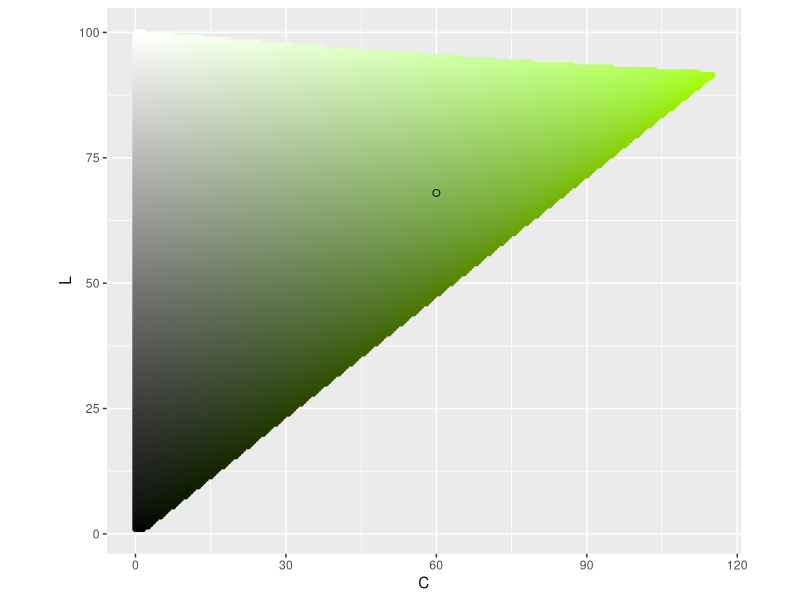
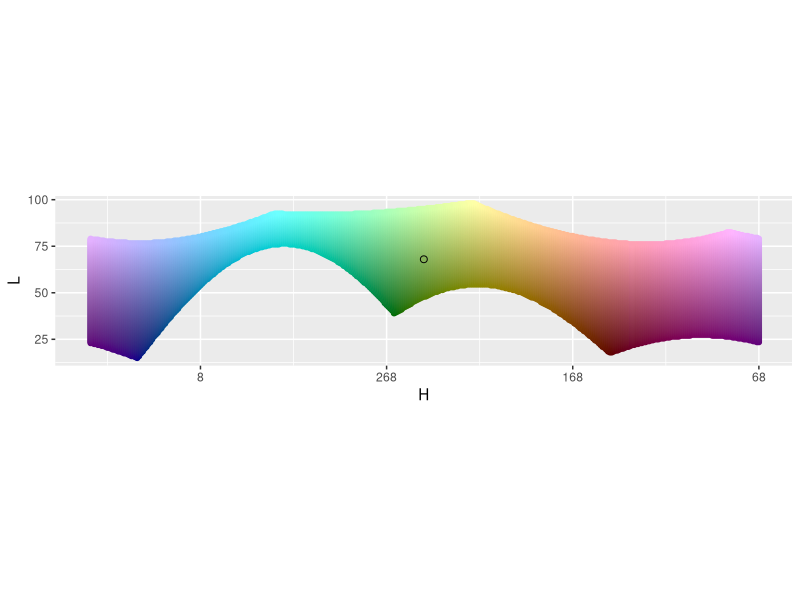
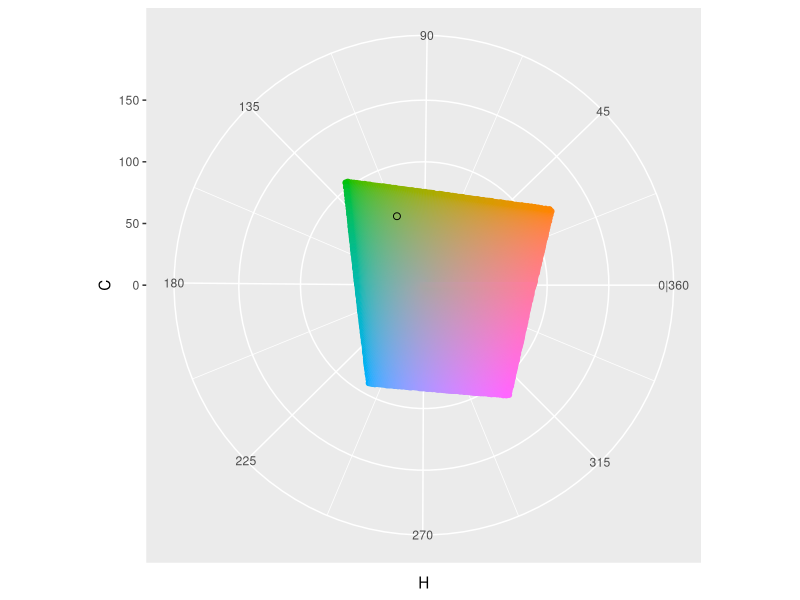
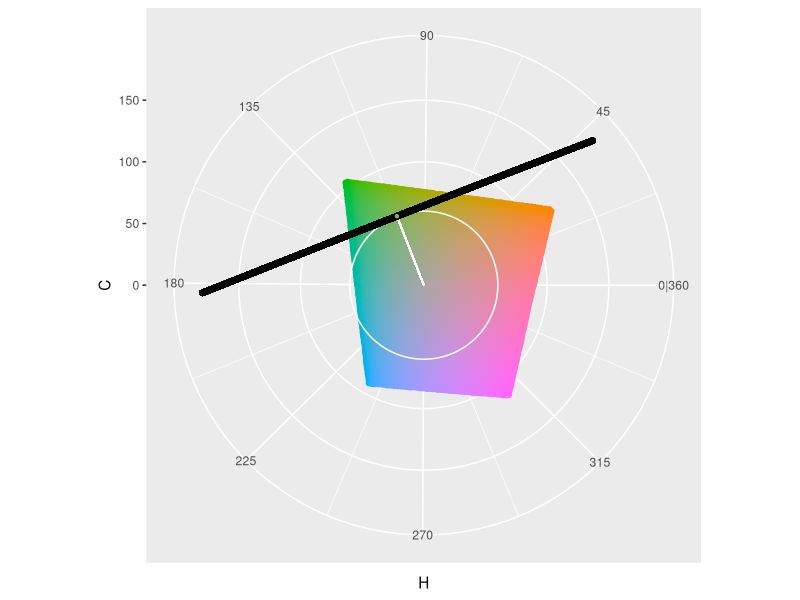
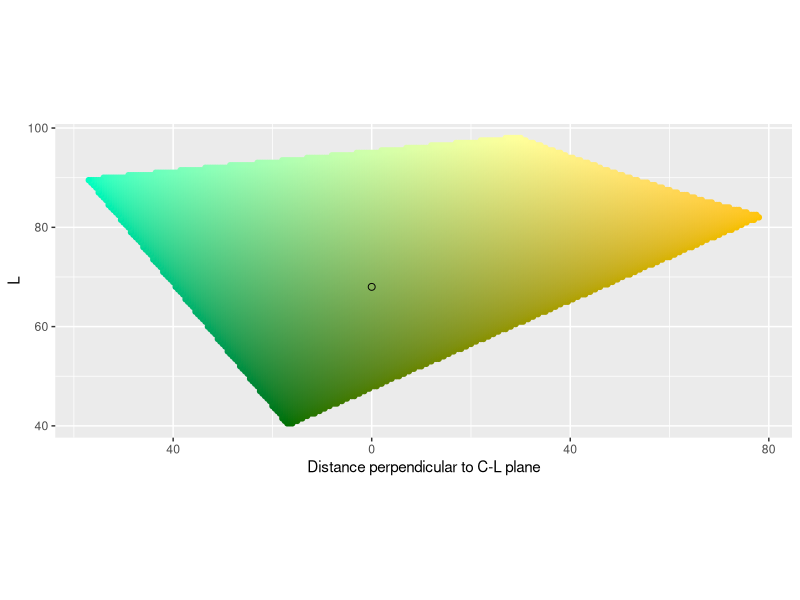
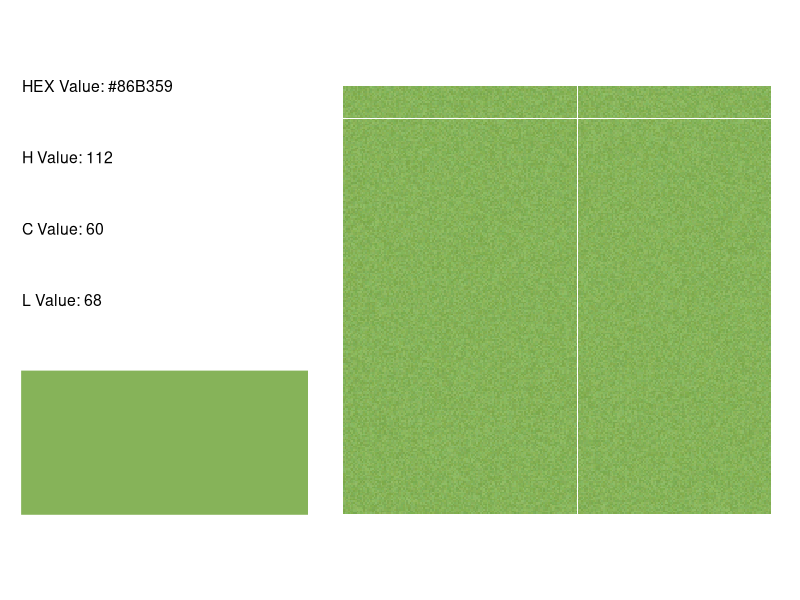
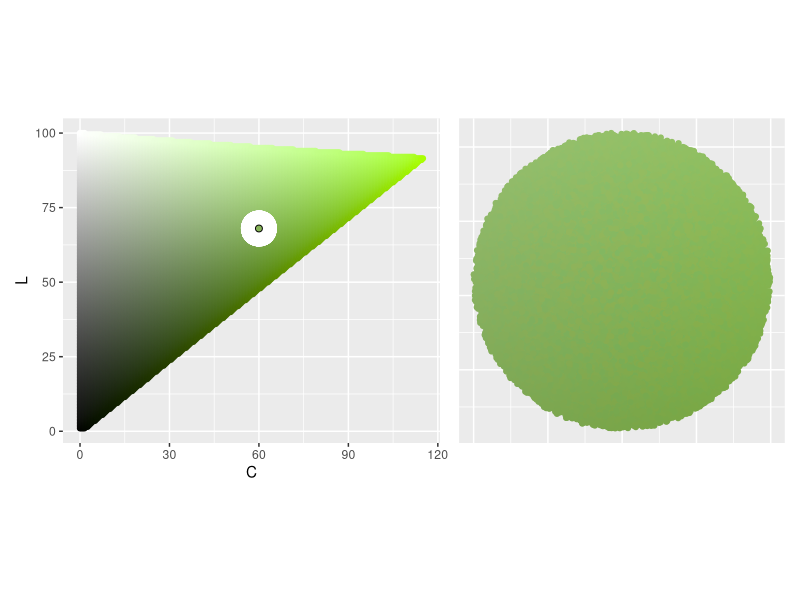
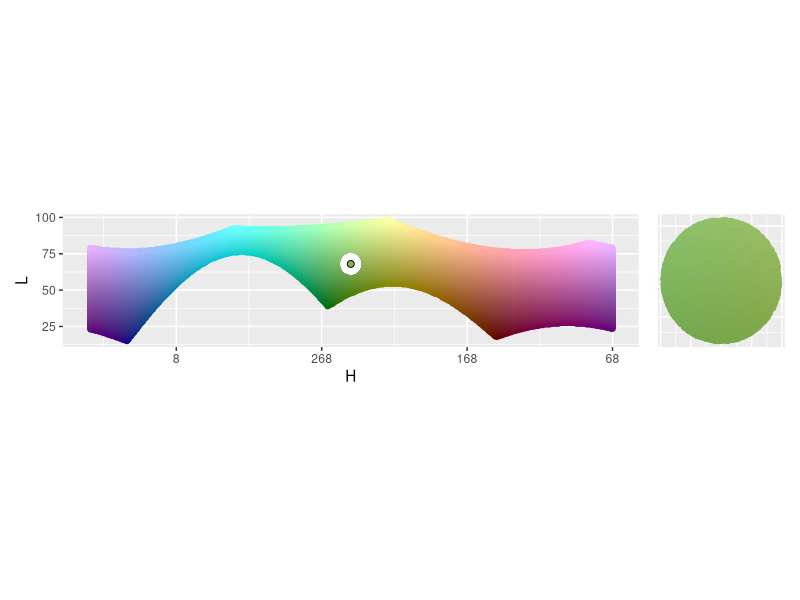

Reproduce these figures in R, in order. (Note: a time limit stopped this script after it produced the figures.)
##---------
# Libraries
##---------
library(tidyverse)
library(patchwork)
library(colorspace)

##------------
# Pick a color
##------------
H_point <- 112
C_point <- 60
L_point <- 68

color_hex <- hcl(H_point, 
                 C_point,
                 L_point,
                 fixup = FALSE)

color_points <- data.frame(x = C_point * cos(H_point * pi/180),
                           y = C_point * sin(H_point * pi/180),
                           z = L_point,
                           H = H_point,
                           C = C_point,
                           L = L_point,
                           color_value = color_hex,
                           perpendicular_from_C_L = 0,
                           parallel_along_C_L = 0,
                           row_value = 0,
                           col_value = 0)

##--------------------------------
# See color in H, C, L color space 
##--------------------------------
# C-L Plane ----
get_C_L_plane <- function(H_point) {
  expand_grid(H = H_point,
              C = seq(0, 180, .5),
              L = seq(1, 100, .5)) %>%
    mutate(color_value = hcl(H, C, L, fixup = FALSE)) %>%
    filter(!is.na(color_value))
}
C_L_plane <- get_C_L_plane(H_point)

graph_C_L_plane <- function(C_L_plane, color_points, color_hex) {
  ggplot() +
    geom_point(data = C_L_plane,
               aes(C, L, color = color_value, fill = color_value)) +
    geom_point(data = color_points,
               aes(C, L, color = "white", fill = "white")) +
    scale_x_continuous(labels = abs) +
    scale_color_identity() +
    scale_fill_identity() +
    geom_point(aes(x = C_point,
                   y = L_point),
               color = 'black',
               fill = color_hex,
               shape = 21,
               size = 2) +
    coord_equal()
}
graph_C_L_plane(C_L_plane, color_points, color_hex)
ggsave(here::here("output", "color_investigation", "c_l_plane.png"), 
       width = 5, height = max(C_L_plane$L) / max(C_L_plane$C) * 5)

# H-L Curve ----
get_H_L_curve <- function(C_point) {
  expand_grid(H = seq(1, 360, 1),
              C = C_point,
              L = seq(1, 100, .5)) %>%
    mutate(color_value = hcl(H, C, L, fixup = FALSE)) %>%
    filter(!is.na(color_value))
}
H_L_curve <- get_H_L_curve(C_point)

label_H_center <- function(H_point, ...) {
  function(x) {(x + (180 - H_point)) %% 360}
}

graph_H_L_curve <- function(H_L_curve, color_points, color_hex, H_point) {
  ggplot() +
    geom_point(data = H_L_curve,
               aes((H + (180 - H_point)) %% 360, L, 
                   color = color_value, fill = color_value)) +
    geom_point(data = color_points,
               aes((H + (180 - H_point)) %% 360, L, 
                   color = "white", fill = "white")) +
    scale_color_identity() +
    scale_fill_identity() +
    geom_point(aes(x = 180, # Because we rotated points to not drop over edge
                   y = L_point),
               color = 'black',
               fill = color_hex,
               shape = 21,
               size = 2) +
    scale_x_reverse('H', # Like you're standing on the inside
                    labels = label_H_center(H_point = H_point),
                    limits = c(360, 0)) +
    coord_equal()
}
graph_H_L_curve(H_L_curve, color_points, color_hex, H_point)
ggsave(here::here("output", "color_investigation", "h_l_curve.png"), 
       width = 5, height = max(H_L_curve$L) / max(H_L_curve$H) * 5)

# H-C plane ----
get_H_C_plane <- function(L_point){
  expand_grid(H = seq(1, 360, 1),
              C = seq(0, 180, .5),
              L = L_point) %>%
    mutate(color_value = hcl(H, C, L, fixup = FALSE)) %>%
    filter(!is.na(color_value))
}
H_C_plane <- get_H_C_plane(L_point)

graph_H_C_plane <- function(H_C_plane, color_points, color_hex) {
  ggplot() +
    geom_point(data = H_C_plane,
               aes(H, C, color = color_value, fill = color_value)) +
    geom_point(data = color_points,
               aes(H, C, color = "white", fill = "white")) +
    scale_color_identity() +
    scale_fill_identity() +
    scale_x_continuous(breaks = seq(45, 360, 45),
                       minor_breaks = seq(0, 315, 45) + 45/2,
                       labels = c('45', '90', '135', '180', 
                                  '225', '270', '315', '0|360')) +
    scale_y_continuous(limits = c(0, 180)) +
    geom_point(aes(x = H_point,
                   y = C_point),
               color = 'black',
               fill = color_hex,
               shape = 21,
               size = 2) +
    coord_polar(start = 270 * pi / 180,
                direction = -1)
}
graph_H_C_plane(H_C_plane, color_points, color_hex)
ggsave(here::here("output", "color_investigation", "h_c_plane.png"), 
       width = 5, height = 5)

# C tangent plane ----
C_circle <- data.frame(H = seq(1, 360),
                       C = C_point,
                       color_value = "white")
C_tangent_plane <- expand_grid(x = C_point, # Plane perpendicular to H at C
                       perpendicular_from_C_L = 
                         seq(-sqrt(180^2 - C_point^2), sqrt(180^2 - C_point^2)),
                       L = seq(1, 100, 1)) %>%
  mutate(x_rotate = x * cos(H_point * pi/180) -  # rotate
           perpendicular_from_C_L * sin(H_point * pi/180),
         y_rotate = x * sin(H_point * pi/180) + 
           perpendicular_from_C_L * cos(H_point * pi/180)) %>%
  mutate(x = x_rotate,
         y = y_rotate) %>%
  select(-x_rotate, -y_rotate)  %>%
  mutate(H = (atan2(y, x) * 180/pi) %% 360,
         C = sqrt(x^2 + y^2)) %>%
  mutate(color_value = "white")
ggplot(data = H_C_plane,
       aes(H, C, color = color_value, fill = color_value)) +
  geom_point() +
  scale_color_identity() +
  scale_fill_identity() +
  scale_x_continuous(breaks = seq(45, 360, 45),
                     minor_breaks = seq(0, 315, 45) + 45/2,
                     labels = c('45', '90', '135', '180', 
                                '225', '270', '315', '0|360')) +
  scale_y_continuous(limits = c(0, 180)) +
  geom_path(data = C_circle) +
  geom_segment(x = H_point,
               y = 0,
               xend = H_point,
               yend = C_point,
               col = "white") +
  geom_point(data = C_tangent_plane, col = "black") +
  geom_point(x = H_point,
             y = C_point,
             color = 'black',
             fill = color_hex,
             shape = 21) +
  coord_polar(start = 270 * pi / 180,
              direction = -1)
ggsave(here::here("output", "color_investigation", "c_tangent_plane_setup.png"), 
       width = 5, height = 5)

get_C_tangent_plane <- function(H_point, C_point) {
  expand_grid(x = C_point, # Plane perpendicular to H at C
              perpendicular_from_C_L = seq(-180, 180, .5),
              L = seq(1, 100, .5)) %>%
    mutate(x_rotate = x * cos(H_point * pi/180) -  # rotate
             perpendicular_from_C_L * sin(H_point * pi/180),
           y_rotate = x * sin(H_point * pi/180) + 
             perpendicular_from_C_L * cos(H_point * pi/180)) %>%
    mutate(x = x_rotate,
           y = y_rotate) %>%
    select(-x_rotate, -y_rotate)  %>%
    mutate(H = (atan2(y, x) * 180/pi) %% 360,
           C = sqrt(x^2 + y^2)) %>%
    mutate(color_value = hcl(H, C, L, fixup = FALSE)) %>%
    filter(!is.na(color_value))
}
C_tangent_plane <- get_C_tangent_plane(H_point, C_point)

graph_C_tangent_plane <- function(C_tangent_plane, color_points, color_hex) {
  ggplot() +
    geom_point(data = C_tangent_plane,
               aes(perpendicular_from_C_L, L, 
                   color = color_value, fill = color_value)) +
    geom_point(data = color_points,
               aes(perpendicular_from_C_L, L, 
                   color = "white", fill = "white")) +
    scale_color_identity() +
    scale_fill_identity() +
    scale_x_reverse("Distance perpendicular to C-L plane",
                    labels = abs) +
    geom_point(aes(x = 0,
                   y = L_point),
               color = 'black',
               fill = color_hex,
               shape = 21,
               size = 2) +
    coord_equal()
}
graph_C_tangent_plane(C_tangent_plane, color_points, color_hex)
ggsave(here::here("output", "color_investigation", "c_tangent_plane.png"), 
       width = 5, height = max(C_tangent_plane$perpendicular_from_C_L) /
         max(C_tangent_plane$L) * 5)

##------
# Sphere
##------
radius <- 5
n_points <- 250^2

color_points <- data.frame(x = rnorm(n = n_points),
                           y = rnorm(n = n_points),
                           z = rnorm(n = n_points),
                           U = runif(n = n_points)^(1/3)) %>%
  mutate(normalize = sqrt(x^2 + y^2 + z^2)) %>%
  mutate(x = x * U / normalize,
         y = y * U / normalize,
         z = z * U / normalize) %>%
  select(-U, -normalize) %>% # have random points in a sphere here
  mutate(x = x * radius, # stretch
         y = y * radius,
         z = z * radius) %>%
  mutate(x = x + C_point * cos(H_point * pi/180), # move
         y = y + C_point * sin(H_point * pi/180),
         z = z + L_point) %>%
  mutate(H = (atan2(y, x) * 180/pi) %% 360,
         C = sqrt(x^2 + y^2),
         L = z) %>%
  mutate(color_value = hcl(H, C, L, fixup = FALSE)) %>%
  mutate(perpendicular_from_C_L = x * sin(-H_point * pi/180) + 
           y * cos(-H_point * pi/180),
         parallel_along_C_L = x * cos(-H_point * pi/180) - 
           y * sin(-H_point * pi/180)) %>%
  mutate(row_value = sample(row_number(), n()),
         col_value = ceiling(row_value / sqrt(n_points))) %>%
  mutate(row_value = (row_value %% sqrt(n_points)) + 1)

graph_info <- function(H_point, C_point, L_point) {
  color_hex <- hcl(H_point, 
                   C_point,
                   L_point,
                   fixup = FALSE)
  
  ggplot() +
    geom_rect(aes(xmin = 0, xmax = 1,
                  ymin = 0, ymax = .5), col = color_hex, fill = color_hex) +
    geom_text(data = data.frame(x = 0,
                                y = seq(1.5, .75, -.25),
                                label = c(paste("HEX Value:", color_hex), 
                                          paste("H Value:", H_point),
                                          paste("C Value:", C_point),
                                          paste("L Value:", L_point))),
              aes(x, y, label = label), hjust = 0, size = 4) +
    coord_equal() +
    theme_void()
}

graph_sample <- function(color_points) {
  ggplot(data = color_points,
         aes(x = row_value,
             y = col_value,
             fill = color_value)) +
    geom_tile() +
    coord_equal() +
    scale_fill_identity() +
    theme_void()
}

p1 <- graph_info(H_point, C_point, L_point)
p2 <- graph_sample(color_points)
p1 + p2
ggsave(here::here("output", "color_investigation", "sphere_info.png"), 
       width = 5, height = 3)


graph_C_L <- function(color_points) {
  ggplot(data = color_points, aes(C, L, 
                                  col = color_value, fill = color_value)) +
    geom_point() +
    scale_color_identity() +
    scale_fill_identity() +
    coord_equal() +
    theme(axis.line=element_blank(), axis.text.x=element_blank(),
          axis.text.y=element_blank(), axis.ticks=element_blank(),
          axis.title.x=element_blank(), axis.title.y=element_blank())
}

p1 <- graph_C_L_plane(C_L_plane, color_points, color_hex)
p2 <- graph_C_L(color_points)
p1 + p2
ggsave(here::here("output", "color_investigation", "sphere_c_l.png"), 
       width = 5, height = 2.5)

graph_H_L <- function(color_points, H_point) {
  ggplot(data = color_points, aes((H + (180 - H_point)) %% 360, L, 
                                  col = color_value, fill = color_value)) +
    geom_point() +
    scale_color_identity() +
    scale_fill_identity() +
    scale_x_reverse() +
    coord_equal() +
    theme(axis.line=element_blank(), axis.text.x=element_blank(),
          axis.text.y=element_blank(), axis.ticks=element_blank(),
          axis.title.x=element_blank(), axis.title.y=element_blank())
}

p1 <- graph_H_L_curve(H_L_curve, color_points, color_hex, H_point)
p2 <- graph_H_L(color_points, H_point)
p1 + p2
ggsave(here::here("output", "color_investigation", "sphere_h_l.png"), 
       width = 5, height = 1.5)

graph_perpendicular_from_C_L <- function(color_points) {
  ggplot(data = color_points, aes(perpendicular_from_C_L, L, 
                                  color = color_value, fill = color_value)) +
    geom_point() +
    scale_color_identity() +
    scale_fill_identity()  +
    scale_x_reverse() +
    coord_equal() +
    theme(axis.line=element_blank(), axis.text.x=element_blank(),
          axis.text.y=element_blank(), axis.ticks=element_blank(),
          axis.title.x=element_blank(), axis.title.y=element_blank())
}

p1 <- graph_C_tangent_plane(C_tangent_plane, color_points, color_hex)
p2 <- graph_perpendicular_from_C_L(color_points)
p1 + p2
ggsave(here::here("output", "color_investigation", "sphere_p_c_l.png"), 
       width = 5, height = 2)

graph_x_y <- function(color_points, H_point) {
  ggplot(data = color_points, aes(x, y, 
                                  col = color_value, fill = color_value)) +
    geom_abline(slope = c(tan(-67.5 * pi/180), 
                          tan(-45 * pi/180), 
                          tan(-22.5 * pi/180),
                          0, 
                          100000,
                          tan(22.5 * pi/180), 
                          tan(45 * pi/180), 
                          tan(67.5 * pi/180)), 
                intercept = 0,
                color = "white") +
    geom_abline(slope = tan(H_point * pi/180), 
                intercept = 0,
                color = "black") +
    geom_point() +
    scale_color_identity() +
    scale_fill_identity() +
    coord_equal() +
    theme(axis.line=element_blank(), axis.text.x=element_blank(),
          axis.text.y=element_blank(), axis.ticks=element_blank(),
          axis.title.x=element_blank(), axis.title.y=element_blank(),
          panel.grid.major=element_blank(), panel.grid.minor=element_blank())
}

p1 <- graph_H_C_plane(H_C_plane, color_points, color_hex)
p2 <- graph_x_y(color_points, H_point)
p1 + p2
ggsave(here::here("output", "color_investigation", "sphere_h_c.png"), 
       width = 5, height = 2.5)

##-------
# Ellipse
##-------
H_radius <- 2.5 # Actually C plane
C_radius <- 5 #
L_radius <- 10 #

color_points <- data.frame(x = rnorm(n = n_points),
                           y = rnorm(n = n_points),
                           z = rnorm(n = n_points),
                           U = runif(n = n_points)^(1/3)) %>%
  mutate(normalize = sqrt(x^2 + y^2 + z^2)) %>%
  mutate(x = x * U / normalize,
         y = y * U / normalize,
         z = z * U / normalize) %>%
  select(-U, -normalize) %>% # have random points in a sphere here
  mutate(x = x * C_radius, # stretch
         y = y * H_radius,
         z = z * L_radius) %>%
  mutate(x_turn = x * cos(H_point * pi/180) - 
           y * sin(H_point * pi/180), # rotate
         y_turn = x * sin(H_point * pi/180) + 
           y * cos(H_point * pi/180)) %>%
  mutate(x = x_turn,
         y = y_turn) %>%
  select(-x_turn, -y_turn) %>%
  mutate(x = x + C_point * cos(H_point * pi/180), # move
         y = y + C_point * sin(H_point * pi/180),
         z = z + L_point) %>%
  mutate(H = (atan2(y, x) * 180/pi) %% 360,
         C = sqrt(x^2 + y^2),
         L = z) %>%
  filter(L >= 0 & L <= 100 & C >= 0) %>%
  mutate(color_value = hcl(H, C, L, fixup = FALSE)) %>%
  mutate(perpendicular_from_C_L = x * sin(-H_point * pi/180) + 
           y * cos(-H_point * pi/180),
         parallel_along_C_L = x * cos(-H_point * pi/180) - 
           y * sin(-H_point * pi/180)) %>%
  mutate(row_value = sample(row_number(), n()),
         col_value = ceiling(row_value / sqrt(n_points))) %>%
  mutate(row_value = (row_value %% sqrt(n_points)) + 1)

p1 <- graph_info(H_point, C_point, L_point)
p2 <- graph_sample(color_points)
p1 + p2
ggsave(here::here("output", "color_investigation", "ellipse_info.png"), 
       width = 5, height = 3)

p1 <- graph_C_L_plane(C_L_plane, color_points, color_hex)
p2 <- graph_C_L(color_points)
p1 + p2
ggsave(here::here("output", "color_investigation", "ellipse_c_l.png"), 
       width = 5, height = 3)

p1 <- graph_H_L_curve(H_L_curve, color_points, color_hex, H_point)
p2 <- graph_H_L(color_points, H_point)
p1 + p2
ggsave(here::here("output", "color_investigation", "ellipse_h_l.png"), 
       width = 5, height = 1.5)

p1 <- graph_C_tangent_plane(C_tangent_plane, color_points, color_hex)
p2 <- graph_perpendicular_from_C_L(color_points)
p1 + p2
ggsave(here::here("output", "color_investigation", "ellipse_p_c_l.png"), 
       width = 5, height = 2)

p1 <- graph_H_C_plane(H_C_plane, color_points, color_hex)
p2 <- graph_x_y(color_points, H_point)
p1 + p2
ggsave(here::here("output", "color_investigation", "ellipse_h_c.png"), 
       width = 5, height = 3)

##--------------
# Tilted Ellipse
##--------------
theta_radius <- 10
other_C_L_radius <- 3
perpendicular_C_L_radius <- 5

# Try rotating to point major axis to max chroma value
max_chromas <- max_chroma(h = H_point, l = seq(1, 100, .5))
tilt_theta <- atan2(seq(1, 100, .5)[max(max_chromas) == max_chromas] - L_point,
                     max(max_chromas) - C_point)

color_points <- data.frame(x = rnorm(n = n_points),
           y = rnorm(n = n_points),
           z = rnorm(n = n_points),
           U = runif(n = n_points)^(1/3)) %>%
  mutate(normalize = sqrt(x^2 + y^2 + z^2)) %>%
  mutate(x = x * U / normalize,
         y = y * U / normalize,
         z = z * U / normalize) %>%
  select(-U, -normalize) %>% # have random points in a sphere here
  mutate(x = x * theta_radius, # stretch
         y = y * other_C_L_radius,
         z = z * perpendicular_C_L_radius) %>%
  mutate(z_tilt = z * cos(tilt_theta) + x * sin(tilt_theta), # tilt
         x_tilt = z * -sin(tilt_theta) + x * cos(tilt_theta)) %>%
  mutate(x = x_tilt,
         z = z_tilt) %>%
  select(-x_tilt, -z_tilt) %>%
  mutate(x_turn = x * cos(H_point * pi/180) - 
           y * sin(H_point * pi/180), # rotate
         y_turn = x * sin(H_point * pi/180) + 
           y * cos(H_point * pi/180)) %>%
  mutate(x = x_turn,
         y = y_turn) %>%
  select(-x_turn, -y_turn) %>%
  mutate(x = x + C_point * cos(H_point * pi/180), # move
         y = y + C_point * sin(H_point * pi/180),
         z = z + L_point) %>%
  mutate(H = (atan2(y, x) * 180/pi) %% 360,
         C = sqrt(x^2 + y^2),
         L = z) %>%
  filter(L >= 0 & L <= 100 & C >= 0) %>%
  mutate(color_value = hcl(H, C, L, fixup = FALSE)) %>%
  mutate(perpendicular_from_C_L = x * sin(-H_point * pi/180) + 
           y * cos(-H_point * pi/180),
         parallel_along_C_L = x * cos(-H_point * pi/180) - 
           y * sin(-H_point * pi/180)) %>%
  mutate(row_value = sample(row_number(), n()),
         col_value = ceiling(row_value / sqrt(n_points))) %>%
  mutate(row_value = (row_value %% sqrt(n_points)) + 1)

p1 <- graph_info(H_point, C_point, L_point)
p2 <- graph_sample(color_points)
p1 + p2
ggsave(here::here("output", "color_investigation", "tilted_ellipse_info.png"), 
       width = 5, height = 3)

p1 <- graph_C_L_plane(C_L_plane, color_points, color_hex)
p2 <- graph_C_L(color_points)
p1 + p2
ggsave(here::here("output", "color_investigation", "tilted_ellipse_c_l.png"), 
       width = 5, height = 2)

p1 <- graph_H_L_curve(H_L_curve, color_points, color_hex, H_point)
p2 <- graph_H_L(color_points, H_point)
p1 + p2 # Not quite an ellipse
ggsave(here::here("output", "color_investigation", "tilted_ellipse_h_l.png"), 
       width = 5, height = 1.5)

p1 <- graph_C_tangent_plane(C_tangent_plane, color_points, color_hex)
p2 <- graph_perpendicular_from_C_L(color_points)
p1 + p2
ggsave(here::here("output", "color_investigation", "tilted_ellipse_p_c_l.png"), 
       width = 5, height = 2)

p1 <- graph_H_C_plane(H_C_plane, color_points, color_hex)
p2 <- graph_x_y(color_points, H_point)
p1 + p2
ggsave(here::here("output", "color_investigation", "tilted_ellipse_h_c.png"), 
       width = 5, height = 3)

##--------
# Clean up
##--------
# sampling, hitting edges
# within h bounds, this also catches C on the other side
# symmetric on H

H_bound <- 3 # up to 90
get_color_points <- function(n_points, oversample,
                             H_point, C_point, L_point,
                             theta_radius, other_C_L_radius, 
                             perpendicular_C_L_radius,
                             tilt_theta, H_bound) {
  data.frame(x = rnorm(n = n_points * oversample), # over sample in case some points fail
             y = rnorm(n = n_points * oversample),
             z = rnorm(n = n_points * oversample),
             U = runif(n = n_points * oversample)^(1/3)) %>%
    mutate(normalize = sqrt(x^2 + y^2 + z^2)) %>%
    mutate(x = x * U / normalize,
           y = y * U / normalize,
           z = z * U / normalize) %>%
    select(-U, -normalize) %>% # have random points in a sphere here
    mutate(x = x * theta_radius, # stretch
           y = y * other_C_L_radius,
           z = z * perpendicular_C_L_radius) %>%
    mutate(z_tilt = z * cos(tilt_theta) + x * sin(tilt_theta), # tilt
           x_tilt = z * -sin(tilt_theta) + x * cos(tilt_theta)) %>%
    mutate(x = x_tilt,
           z = z_tilt) %>%
    select(-x_tilt, -z_tilt) %>%
    mutate(x_turn = x * cos(H_point * pi/180) - y * sin(H_point * pi/180), # rotate
           y_turn = x * sin(H_point * pi/180) + y * cos(H_point * pi/180)) %>%
    mutate(x = x_turn,
           y = y_turn) %>%
    select(-x_turn, -y_turn) %>%
    mutate(x = x + C_point * cos(H_point * pi/180), # move
           y = y + C_point * sin(H_point * pi/180),
           z = z + L_point) %>%
    mutate(H = (atan2(y, x) * 180/pi) %% 360,
           C = sqrt(x^2 + y^2),
           L = z) %>%
    filter(L >= 0 & L <= 100 & C >= 0) %>%
    mutate(color_value = hcl(H, C, L, fixup = FALSE)) %>%
    filter(!is.na(color_value)) %>% # check if exists
    mutate(H_diff = (180 - abs(abs(H - H_point) - 180)) * 
             sign(180 - abs(H - H_point)) * sign(H - H_point)) %>% # H diff, check if crosses 360
    filter(abs(H_diff) <= H_bound) %>% # check in H bound
    filter(!is.na(hcl(H_point - H_diff, C, L, fixup = FALSE))) %>% # symmetric
    select(!H_diff) %>%
    sample_n(n_points) %>% # sample down to desired amount
    mutate(perpendicular_from_C_L = x * sin(-H_point * pi/180) + 
             y * cos(-H_point * pi/180),
           parallel_along_C_L = x * cos(-H_point * pi/180) - 
             y * sin(-H_point * pi/180)) %>%
    mutate(row_value = sample(row_number(), n()),
           col_value = ceiling(row_value / sqrt(n_points))) %>%
    mutate(row_value = (row_value %% sqrt(n_points)) + 1)
}

color_points <- get_color_points(250^2, 10,
                                 H_point, C_point, L_point,
                                 theta_radius, other_C_L_radius, 
                                 perpendicular_C_L_radius,
                                 tilt_theta, H_bound)

##-------
# Compare
##-------
H_bound <- 90
color_points_sphere <- get_color_points(250^2, 10,
                                        H_point, C_point, L_point,
                                        theta_radius = radius, 
                                        other_C_L_radius = radius, 
                                        perpendicular_C_L_radius = radius,
                                        tilt_theta = 0, H_bound)
color_points_ellipse <- get_color_points(250^2, 10,
                                         H_point, C_point, L_point,
                                         theta_radius = C_radius, 
                                         other_C_L_radius = H_radius, 
                                         perpendicular_C_L_radius = L_radius,
                                         tilt_theta = 0, H_bound)
color_points_tilted_ellipse <- get_color_points(250^2, 10,
                                                H_point, C_point, L_point,
                                                theta_radius, 
                                                other_C_L_radius, 
                                                perpendicular_C_L_radius,
                                                tilt_theta, H_bound)

p1 <- graph_sample(color_points_sphere)
p2 <- graph_sample(color_points_ellipse)
p3 <- graph_sample(color_points_tilted_ellipse)
p1 + p2 + p3
ggsave(here::here("output", "color_investigation", "compare_info.png"), 
       width = 5, height = 1.5)

p1 <- graph_C_L(color_points_sphere)
p2 <- graph_C_L(color_points_ellipse)
p3 <- graph_C_L(color_points_tilted_ellipse)
p1 + p2 + p3
ggsave(here::here("output", "color_investigation", "compare_c_l.png"), 
       width = 5, height = 1.5)

p1 <- graph_H_L(color_points_sphere, H_point)
p2 <- graph_H_L(color_points_ellipse, H_point)
p3 <- graph_H_L(color_points_tilted_ellipse, H_point)
p1 + p2 + p3
ggsave(here::here("output", "color_investigation", "compare_h_l.png"), 
       width = 5, height = 3)

p1 <- graph_perpendicular_from_C_L(color_points_sphere)
p2 <- graph_perpendicular_from_C_L(color_points_ellipse)
p3 <- graph_perpendicular_from_C_L(color_points_tilted_ellipse)
p1 + p2 + p3
ggsave(here::here("output", "color_investigation", "compare_p_c_l.png"), 
       width = 5, height = 3)

p1 <- graph_x_y(color_points_sphere, H_point)
p2 <- graph_x_y(color_points_ellipse, H_point)
p3 <- graph_x_y(color_points_tilted_ellipse, H_point)
p1 + p2 + p3
ggsave(here::here("output", "color_investigation", "compare_h_c.png"), 
       width = 5, height = 2)

#--------------------
# Try some other ones
#--------------------

# Outside Edge ----
H_point <- 63
C_point <- 93
L_point <- 81

color_hex <- hcl(H_point, 
                 C_point,
                 L_point,
                 fixup = FALSE)

C_L_plane <- get_C_L_plane(H_point)
H_L_curve <- get_H_L_curve(C_point)
C_tangent_plane <- get_C_tangent_plane(H_point, C_point)
H_C_plane <- get_H_C_plane(L_point)

theta_radius <- 40
other_C_L_radius <- 3
perpendicular_C_L_radius <- 5

tilt_theta <- 0
H_bound <- 90

color_points <- get_color_points(250^2, 10,
                                 H_point, C_point, L_point,
                                 theta_radius, other_C_L_radius, 
                                 perpendicular_C_L_radius,
                                 tilt_theta, H_bound)

p1 <- graph_info(H_point, C_point, L_point)
p2 <- graph_sample(color_points)
p1 + p2
ggsave(here::here("output", "color_investigation", "outside_edge_info.png"), 
       width = 5, height = 3)

p1 <- graph_C_L_plane(C_L_plane, color_points, color_hex)
p2 <- graph_C_L(color_points)
p1 + p2
ggsave(here::here("output", "color_investigation", "outside_edge_c_l.png"), 
       width = 5, height = 1.5)

p1 <- graph_H_L_curve(H_L_curve, color_points, color_hex, H_point)
p2 <- graph_H_L(color_points, H_point)
p1 + p2
ggsave(here::here("output", "color_investigation", "outside_edge_h_l.png"), 
       width = 5, height = 1.5)

p1 <- graph_C_tangent_plane(C_tangent_plane, color_points, color_hex)
p2 <- graph_perpendicular_from_C_L(color_points)
p1 + p2
ggsave(here::here("output", "color_investigation", "outside_edge_p_c_l.png"), 
       width = 5, height = 1.5)

p1 <- graph_H_C_plane(H_C_plane, color_points, color_hex)
p2 <- graph_x_y(color_points, H_point)
p1 + p2
ggsave(here::here("output", "color_investigation", "outside_edge_h_c.png"), 
       width = 5, height = 3)

# Inside Edge ----
H_point <- 319
C_point <- 10
L_point <- 50

color_hex <- hcl(H_point, 
                 C_point,
                 L_point,
                 fixup = FALSE)

C_L_plane <- get_C_L_plane(H_point)
H_L_curve <- get_H_L_curve(C_point)
C_tangent_plane <- get_C_tangent_plane(H_point, C_point)
H_C_plane <- get_H_C_plane(L_point)

theta_radius <- 40
other_C_L_radius <- 5
perpendicular_C_L_radius <- 20

tilt_theta <- 90 * pi/180
H_bound <- 45

color_points <- get_color_points(250^2, 10,
                                 H_point, C_point, L_point,
                                 theta_radius, other_C_L_radius, 
                                 perpendicular_C_L_radius,
                                 tilt_theta, H_bound)

p1 <- graph_info(H_point, C_point, L_point)
p2 <- graph_sample(color_points)
p1 + p2
ggsave(here::here("output", "color_investigation", "inside_edge_info.png"), 
       width = 5, height = 3)

p1 <- graph_C_L_plane(C_L_plane, color_points, color_hex)
p2 <- graph_C_L(color_points)
p1 + p2
ggsave(here::here("output", "color_investigation", "inside_edge_c_l.png"), 
       width = 5, height = 3)

p1 <- graph_H_L_curve(H_L_curve, color_points, color_hex, H_point)
p2 <- graph_H_L(color_points, H_point)
p1 + p2
ggsave(here::here("output", "color_investigation", "inside_edge_h_l.png"), 
       width = 5, height = 1.5)

p1 <- graph_C_tangent_plane(C_tangent_plane, color_points, color_hex)
p2 <- graph_perpendicular_from_C_L(color_points)
p1 + p2
ggsave(here::here("output", "color_investigation", "inside_edge_p_c_l.png"), 
       width = 5, height = 2.5)

p1 <- graph_H_C_plane(H_C_plane, color_points, color_hex)
p2 <- graph_x_y(color_points, H_point)
p1 + p2
ggsave(here::here("output", "color_investigation", "inside_edge_h_c.png"), 
       width = 5, height = 2.5)
